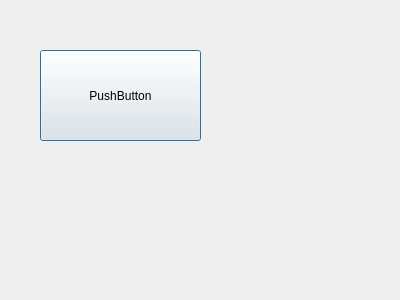
<?xml version="1.0" encoding="UTF-8"?>
<ui version="4.0">
 <class>SecDialog</class>
 <widget class="QDialog" name="SecDialog">
  <property name="geometry">
   <rect>
    <x>0</x>
    <y>0</y>
    <width>400</width>
    <height>300</height>
   </rect>
  </property>
  <property name="windowTitle">
   <string>Dialog</string>
  </property>
  <widget class="QPushButton" name="pushButton">
   <property name="geometry">
    <rect>
     <x>40</x>
     <y>50</y>
     <width>161</width>
     <height>91</height>
    </rect>
   </property>
   <property name="text">
    <string>PushButton</string>
   </property>
  </widget>
 </widget>
 <resources/>
 <connections/>
</ui>
